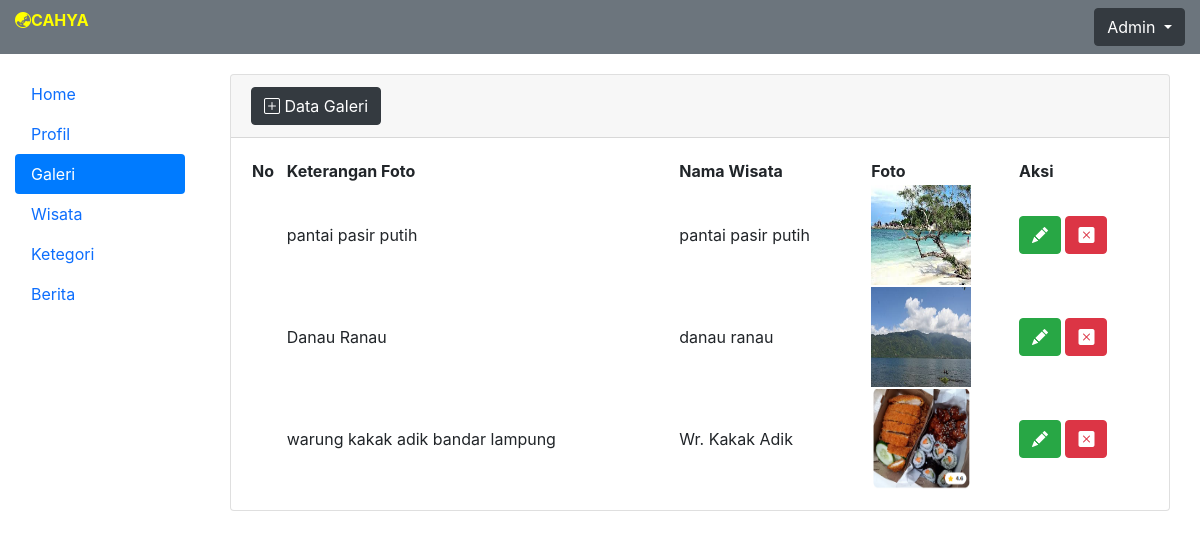
The page /dashboard.php?hal=galeri (signed in) on the database its author committed.
### tables this page shows
CREATE TABLE `tbl_galeri` (
  `id_galeri` int(11) NOT NULL,
  `keterangan_foto` varchar(51) NOT NULL,
  `id_wisata` int(11) NOT NULL,
  `nama_foto` varchar(51) NOT NULL
);

CREATE TABLE `tbl_wisata` (
  `id_wisata` int(11) NOT NULL,
  `nama_wisata` varchar(111) NOT NULL,
  `id_kategori` int(11) NOT NULL,
  `lokasi_wisata` varchar(111) NOT NULL,
  `link_peta` varchar(350) NOT NULL,
  `deskripsi` text NOT NULL
);

### modul/mod_galeri/galeri.php (the view)
<div class="container-fluid">
    <div class="card">
        <div class="card-header">
            <a href="dashboard.php?hal=tambah_galeri" class="btn btn-dark"><i class="bi bi-plus-square"></i> Data Galeri</a>
        </div>
        <div class="card-body">
            <table id="example" class="display" style="width: 100%">
                <thead>
                    <tr>
                        <th>No</th>
                        <th>Keterangan Foto</th>
                        <th>Nama Wisata</th>
                        <th>Foto</th>
                        <th>Aksi</th>
                    </tr>
                </thead>
                <tbody>
                    <?php
                    $sql = mysqli_query($koneksi,"SELECT * FROM tbl_galeri,tbl_wisata WHERE tbl_galeri.id_wisata=tbl_wisata.id_wisata");
                    while($r = mysqli_fetch_array($sql)){ ?>
                        <tr>
                        <td></td>
                        <td><?php echo $r['keterangan_foto']?></td>
                        <td><?php echo $r['nama_wisata']?></td>
                        <td><img src="././img_galeri/<?php echo $r['nama_foto'] ?>" height="100" width="100"></td>
                        <td>
                            <a href="dashboard.php?hal=edit_galeri&id=<?php echo $r['id_galeri'] ?>" class="btn btn-success"><i class="bi bi-pencil-fill"></i></a>
                            <a href="dashboard.php?hal=hapus_galeri&id=<?php echo $r['id_galeri'] ?>" class="btn btn-danger"><i class="bi bi-x-square-fill"></i></a>
                        </td>
                    </tr>
                   <?php }
                    ?>
                </tbody>
            </table>
        </div>
    </div>
</div>

### rows shown on the page
tbl_galeri: keterangan_foto "pantai pasir putih", id_wisata.nama_wisata "pantai pasir putih", nama_foto (picture)
tbl_galeri: keterangan_foto "Danau Ranau", id_wisata.nama_wisata "danau ranau", nama_foto (picture)
tbl_galeri: keterangan_foto "warung kakak adik bandar lampung", id_wisata.nama_wisata "Wr. Kakak Adik", nama_foto (picture)
